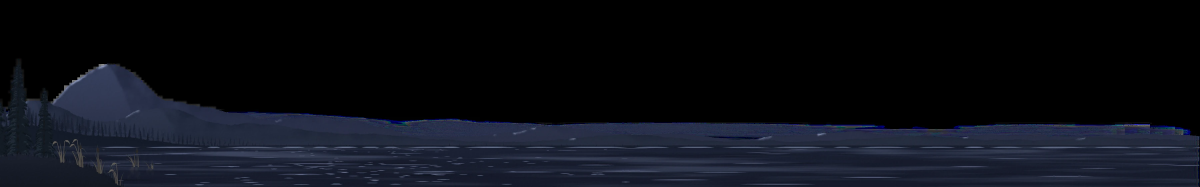
#> input picture dashboard/weather/diorama/dark/clear-night.webp, 3600 x 560 px (shown at 1/3 size)
$ python -i make.py   (imports and definitions only)
#> lines starting #> are read from the running program, lines starting #| are printed output that depends on the picture
"""Makes the README images in images/v3 with the bench, from the example home's states.

  python3 .github/bench/images/make.py [<name> ...]

Without names, it makes every image that has a file here. It needs Python with PyYAML and Pillow,
and the bench set up as .github/bench/bench.mjs says. The other cards and the status bar's font are
downloaded once into .github/bench/.cache.

home.yaml has the example home: its states, the answers to templates and messages, and the home view,
which stands behind every pop-up. Each <name>.yaml makes images/v3/<name>.webp, with its light and dark mode
side by side, and has:

  kind: panel for a card, or phone for a pop-up or the menu on a phone
  cards: the cards, each a card or {file: <path under dashboard/>, replace: {text: text}, with: {key: value}},
    where replace changes the file's text, such as a room's name, and with sets or deletes top-level keys.
  drop: the files of cards to leave out, such as the climate table that another file's cards have
    only: [names] keeps only the bottom sub-buttons with these names, such as two of the favorites
    copy: {entity: [entities]} repeats every list entry whose entity is the entity once for each of the others, right after it,
    as a part's README says to add more of something, such as the rows of a speaker for more speakers
  home: true puts the home view behind the cards
  open: the hash of the pop-up to open
  states, entities, templates, messages, words: added to those of home.yaml, as in a bench scenario
  time: the clock, and clock: the time in the status bar. Each image's status bar moves home.yaml's clock by a few minutes and
    has its own battery, Wi-Fi and signal, so no two look the same. An image's own clock, battery, wifi (1 to 3) or cell (1 to 4)
    sets one exactly.
  click, preview, admin, scale, seed, advance: passed to the bench, as bench.mjs describes
  width: the width of a panel. trim: space in px to cut from a panel's top, such as above a heading
  bottom: a panel shows only this many px from the bottom of a phone-sized page, for a bar at its edge
  cut: a phone shows only this many px from its top, and bottom only this many px from its bottom, flush with the image's edge
  light and dark: any of these keys for one mode only, so the dark image can show another moment than the light one.
    home.yaml has them too, for the whole home.

hero.yaml makes images/v3/hero-light.webp and hero-dark.webp, the README's first image. Each of its phones takes another
image's file with from and changes its keys in the same way, and hero.mjs puts the screens on phones in 3D beside the
headline and the line. three.js is downloaded once into .github/bench/.cache too.
"""
import json, os, random, re, shutil, subprocess, sys, urllib.request
import yaml
from PIL import Image

HERE = os.path.dirname(os.path.abspath(__file__))
REPO = os.path.abspath(os.path.join(HERE, '../../..'))
CACHE = os.path.join(HERE, '../.cache')
OUT = os.path.join(REPO, 'images/v3')
# The other cards that the parts use, in the versions the dashboard was built with
CARDS = {
    'origami-weather.js': 'https://raw.githubusercontent.com/hazymorning/origami_weather/V1.6.1/dist/origami-weather.js',
    'origami-notifications.js': 'https://raw.githubusercontent.com/hazymorning/origami_notifications/v1.6.0/dist/origami-notifications.js',
    'origami-header.js': 'https://raw.githubusercontent.com/hazymorning/origami_header/v0.4.3/origami-header.js',
    'navbar-card.js': 'https://github.com/joseluis9595/lovelace-navbar-card/releases/download/v1.8.0/navbar-card.js',
    'plotly-graph-card.js': 'https://github.com/dbuezas/lovelace-plotly-graph-card/releases/download/v4.0.2/plotly-graph-card.js',
    'card-BgJGmfH_.js': 'https://github.com/dbuezas/lovelace-plotly-graph-card/releases/download/v4.0.2/card-BgJGmfH_.js',
    'rolldown-runtime-B0Z9INg1.js': 'https://github.com/dbuezas/lovelace-plotly-graph-card/releases/download/v4.0.2/rolldown-runtime-B0Z9INg1.js',
    'plotly-DHew52Zl.js': 'https://github.com/dbuezas/lovelace-plotly-graph-card/releases/download/v4.0.2/plotly-DHew52Zl.js',
    'status-font.woff2': 'https://fonts.gstatic.com/s/googlesans/v76/4UasrENHsxJlGDuGo1OIlJfC6l_24rlCK1Yo_Iqcsih3SAyH6cAwhX9RPjIUvQ.woff2',
}
# Parts of a card that the card loads itself
CHUNKS = {'card-BgJGmfH_.js', 'rolldown-runtime-B0Z9INg1.js', 'plotly-DHew52Zl.js'}
# three.js, which draws the hero's phones
THREE_JS = 'https://raw.githubusercontent.com/mrdoob/three.js/r170/'
THREE = {
    'three/three.module.js': 'build/three.module.js',
    'three/addons/environments/RoomEnvironment.js': 'examples/jsm/environments/RoomEnvironment.js',
    'three/addons/geometries/RoundedBoxGeometry.js': 'examples/jsm/geometries/RoundedBoxGeometry.js',
    'three/addons/utils/BufferGeometryUtils.js': 'examples/jsm/utils/BufferGeometryUtils.js',
}
# A phone's screen below the status bar, which frame.mjs draws
PHONE = {'width': 412, 'height': 915 - 52}


def load(path):
    with open(path) as f:
        return yaml.safe_load(f)


# [46 lines left out: functions fetch, card, copies, not called in this run]


DICTS = ('states', 'entities', 'words', 'messages')


# [87 lines left out: functions layer, save, status, frame, folder, shoot, not called in this run]


def screen(im, out):
    """A phone's status bar has the color of the screen's top edge, and the top row, such as a menu's edge, sits behind it"""
    out['bg'] = '#%02x%02x%02x' % im.getpixel((20, 2))
    im.paste(im.crop((0, 2, im.width, 3)).resize((im.width, 2)), (0, 0))


# [63 lines left out: functions hero, make, not called in this run]


# [5 lines not run here, left out]

>>> import cv2
>>> picture = cv2.imread('../../../dashboard/weather/diorama/dark/clear-night.webp', cv2.IMREAD_GRAYSCALE)
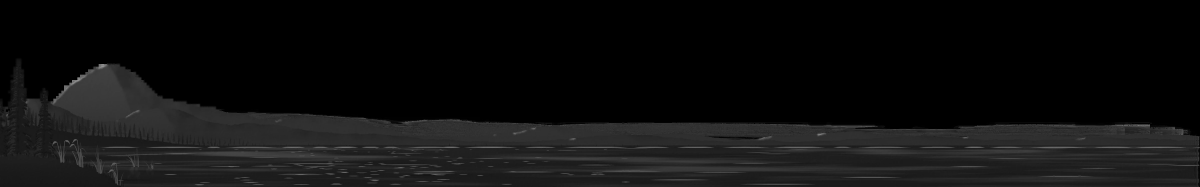
#> picture: shape (560, 3600) (shown at 1/3 size); min 0, max 251, mean 15.3
>>> result = screen(picture, 'out.png')
#> (the run stopped early here; a loop or call above may not have finished)
